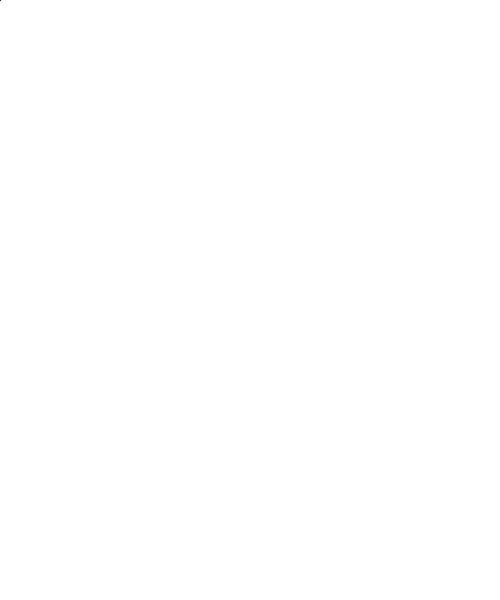
Frame 1 (no input)
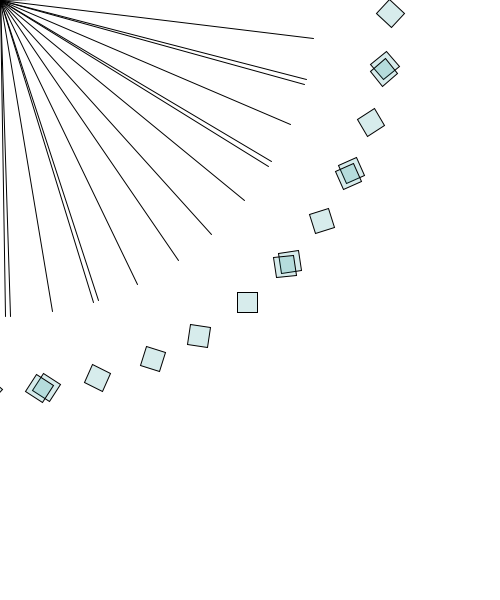
Frame 60 (the mouse pressed at the canvas centre just before this capture)
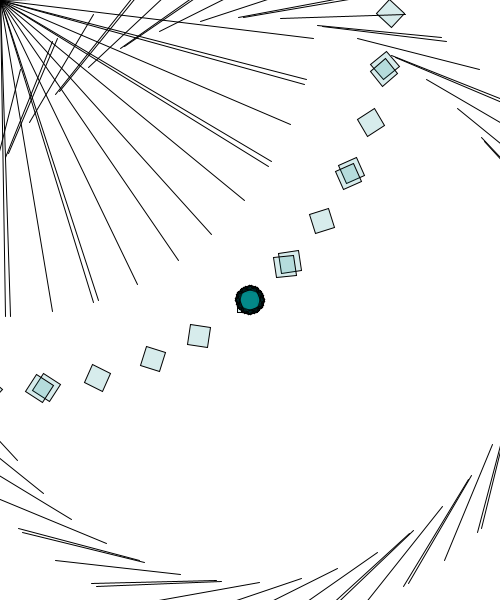
Frame 120 (the mouse held since frame 60 and released just before this capture)

The Processing sketch that drew these frames (run headless with seeded random() and noise(); from frame 60 on, the mouse is pressed at the canvas centre):

// Processing sketch: processing_79898
// ── processing_79898.pde

// variables
int a = 0;
int b = 0;
int c = 0;
int d = 0;
 
int leTemps=0;

void setup(){
 
  size(500,600);
  background(255);
   
  rectMode(CENTER);
 
}
 
void draw(){
  
  translate(mouseX,mouseY);
  rotate(leTemps);
  fill(#018985,40);
  /*Partage l'écran en deux, plus on s'approche du
  centre plus le cercle se concentre et plus on s'en
  éloigne plus il est grand
  */
  rect(mouseX-width/2,mouseY-height/2,20,20);
  a = mouseX * 2 -300;
  b = mouseY /3 +100;
  c = mouseX /2;
  d = mouseY;
  line(a,b,c,d);
  
 leTemps++;
//tourne en boucle
}
